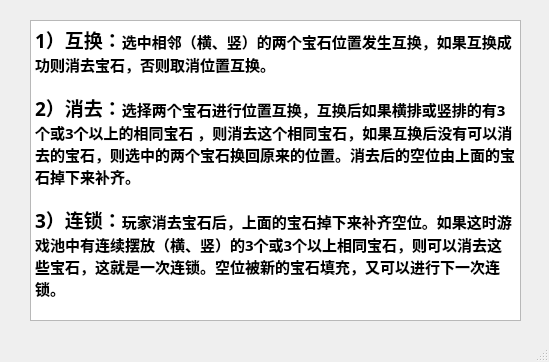
<?xml version="1.0" encoding="UTF-8"?>
<ui version="4.0">
 <class>CHelpDlg</class>
 <widget class="QMainWindow" name="CHelpDlg">
  <property name="geometry">
   <rect>
    <x>0</x>
    <y>0</y>
    <width>549</width>
    <height>362</height>
   </rect>
  </property>
  <property name="minimumSize">
   <size>
    <width>413</width>
    <height>100</height>
   </size>
  </property>
  <property name="maximumSize">
   <size>
    <width>1000</width>
    <height>1000</height>
   </size>
  </property>
  <property name="font">
   <font>
    <family>宋体</family>
   </font>
  </property>
  <property name="windowTitle">
   <string>帮助</string>
  </property>
  <property name="styleSheet">
   <string notr="true">#CHelpDlg{
border-image: url(:/back7.png);}</string>
  </property>
  <widget class="QWidget" name="centralwidget">
   <widget class="QTextEdit" name="textEdit">
    <property name="geometry">
     <rect>
      <x>30</x>
      <y>20</y>
      <width>491</width>
      <height>301</height>
     </rect>
    </property>
    <property name="readOnly">
     <bool>true</bool>
    </property>
    <property name="html">
     <string>&lt;!DOCTYPE HTML PUBLIC &quot;-//W3C//DTD HTML 4.0//EN&quot; &quot;http://www.w3.org/TR/REC-html40/strict.dtd&quot;&gt;
&lt;html&gt;&lt;head&gt;&lt;meta name=&quot;qrichtext&quot; content=&quot;1&quot; /&gt;&lt;style type=&quot;text/css&quot;&gt;
p, li { white-space: pre-wrap; }
&lt;/style&gt;&lt;/head&gt;&lt;body style=&quot; font-family:'SimSun'; font-size:7.2pt; font-weight:400; font-style:normal;&quot;&gt;
&lt;p style=&quot; margin-top:0px; margin-bottom:0px; margin-left:0px; margin-right:0px; -qt-block-indent:0; text-indent:0px;&quot;&gt;&lt;span style=&quot; font-size:14pt; font-weight:600; color:#000000;&quot;&gt;1）互换：&lt;/span&gt;&lt;span style=&quot; font-size:11pt; font-weight:600; color:#000000;&quot;&gt;选中相邻（横、竖）的两个宝石位置发生互换，如果互换成功则消去宝石，否则取消位置互换。&lt;/span&gt;&lt;/p&gt;
&lt;p style=&quot;-qt-paragraph-type:empty; margin-top:0px; margin-bottom:0px; margin-left:0px; margin-right:0px; -qt-block-indent:0; text-indent:0px; font-size:9pt; font-weight:600; color:#000000;&quot;&gt;&lt;br /&gt;&lt;/p&gt;
&lt;p style=&quot; margin-top:0px; margin-bottom:0px; margin-left:0px; margin-right:0px; -qt-block-indent:0; text-indent:0px;&quot;&gt;&lt;span style=&quot; font-size:14pt; font-weight:600; color:#000000;&quot;&gt;2）消去：&lt;/span&gt;&lt;span style=&quot; font-size:11pt; font-weight:600; color:#000000;&quot;&gt;选择两个宝石进行位置互换，互换后如果横排或竖排的有3个或3个以上的相同宝石 ，则消去这个相同宝石，如果互换后没有可以消去的宝石，则选中的两个宝石换回原来的位置。消去后的空位由上面的宝石掉下来补齐。&lt;/span&gt;&lt;/p&gt;
&lt;p style=&quot;-qt-paragraph-type:empty; margin-top:0px; margin-bottom:0px; margin-left:0px; margin-right:0px; -qt-block-indent:0; text-indent:0px; font-size:9pt; font-weight:600; color:#000000;&quot;&gt;&lt;br /&gt;&lt;/p&gt;
&lt;p style=&quot; margin-top:0px; margin-bottom:0px; margin-left:0px; margin-right:0px; -qt-block-indent:0; text-indent:0px;&quot;&gt;&lt;span style=&quot; font-size:14pt; font-weight:600; color:#000000;&quot;&gt;3）连锁：&lt;/span&gt;&lt;span style=&quot; font-size:11pt; font-weight:600; color:#000000;&quot;&gt;玩家消去宝石后，上面的宝石掉下来补齐空位。如果这时游戏池中有连续摆放（横、竖）的3个或3个以上相同宝石，则可以消去这些宝石，这就是一次连锁。空位被新的宝石填充，又可以进行下一次连锁。&lt;/span&gt;&lt;/p&gt;&lt;/body&gt;&lt;/html&gt;</string>
    </property>
    <property name="overwriteMode">
     <bool>false</bool>
    </property>
   </widget>
  </widget>
  <widget class="QMenuBar" name="menubar">
   <property name="geometry">
    <rect>
     <x>0</x>
     <y>0</y>
     <width>549</width>
     <height>26</height>
    </rect>
   </property>
  </widget>
  <widget class="QStatusBar" name="statusbar"/>
 </widget>
 <resources/>
 <connections/>
</ui>
